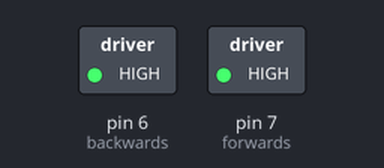
A sketch run on a simulated Arduino Uno, built with avr-gcc and run on an emulated ATmega328P. On the bench: switched loads named in the sketch (green lamp = pin HIGH).

Above: at 0.1 s.
Timing chart, 0 to 1.6 s (numbered marks = the images above):
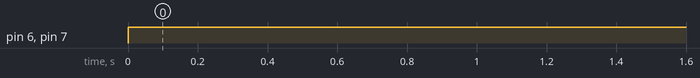

Measured:
- by itself, pin 6 (backwards), pin 7 (forwards): LOW → HIGH at 0.00 s

The sketch:

sketch_apr24a.ino
```cpp
const int forwards = 7;
const int backwards = 6;//assign relay INx pin to arduino pin

void setup() {
pinMode(forwards, OUTPUT);//set relay as an output
pinMode(backwards, OUTPUT);//set relay as an output
}

void loop() {
digitalWrite(forwards, HIGH);
digitalWrite(backwards, HIGH);//Deactivate both relays to brake the motor
delay(2000);// wait 2 seconds
}
```
